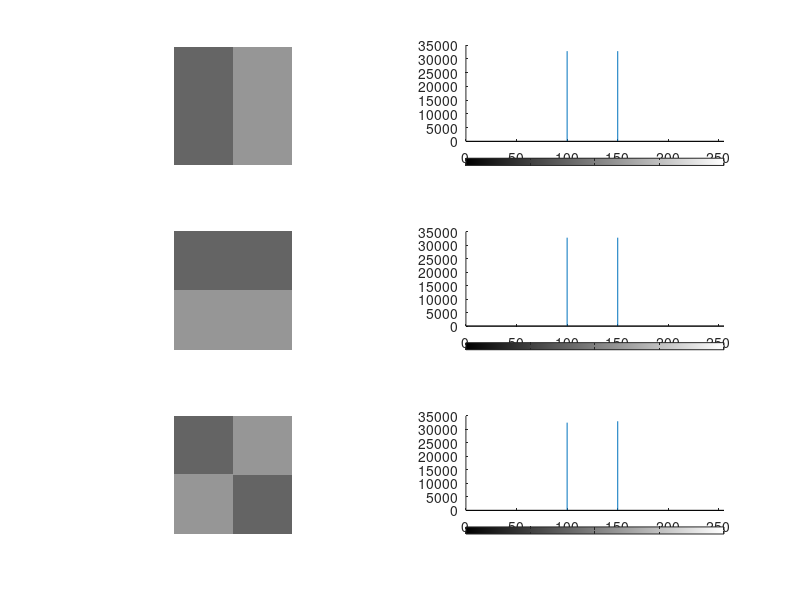

MATLAB code to generate this figure:
%Histogram of different images
clc
clear all
close all
im=150*uint8(ones(256));
im(:,1:128)=100;
im1=150*uint8(ones(256));
im1(1:128,:)=100;
im3(1:128,1:128)=100;
im3(128:256,128:256)=100;
im3(1:128,128:256)=150;
im3(128:256,1:128)=150;
imshow(uint8(im3))
subplot(3,2,1),imshow(im),
subplot(3,2,2),imhist(im)
subplot(3,2,3),imshow(im1),
subplot(3,2,4),imhist(im1)
subplot(3,2,5),imshow(uint8(im3))
subplot(3,2,6),imhist(uint8(im3))
